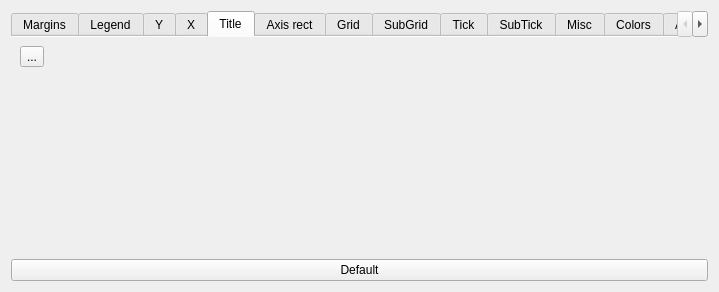
<?xml version="1.0" encoding="UTF-8"?>
<ui version="4.0">
 <class>PlotControlWidget</class>
 <widget class="QWidget" name="PlotControlWidget">
  <property name="geometry">
   <rect>
    <x>0</x>
    <y>0</y>
    <width>719</width>
    <height>292</height>
   </rect>
  </property>
  <property name="sizePolicy">
   <sizepolicy hsizetype="Minimum" vsizetype="Minimum">
    <horstretch>0</horstretch>
    <verstretch>0</verstretch>
   </sizepolicy>
  </property>
  <property name="windowTitle">
   <string>Form</string>
  </property>
  <layout class="QVBoxLayout" name="verticalLayout">
   <item>
    <widget class="QTabWidget" name="tabWidget">
     <property name="sizePolicy">
      <sizepolicy hsizetype="Minimum" vsizetype="Minimum">
       <horstretch>0</horstretch>
       <verstretch>0</verstretch>
      </sizepolicy>
     </property>
     <property name="currentIndex">
      <number>4</number>
     </property>
     <property name="documentMode">
      <bool>true</bool>
     </property>
     <widget class="QWidget" name="tab_0">
      <attribute name="title">
       <string>Margins</string>
      </attribute>
      <layout class="QVBoxLayout" name="verticalLayout_2">
       <item>
        <widget class="FastenToolButton" name="fastenToolButton_0">
         <property name="text">
          <string>...</string>
         </property>
        </widget>
       </item>
       <item>
        <layout class="QGridLayout" name="gridLayout">
         <item row="0" column="1">
          <widget class="QLineEdit" name="xLowMarginLineEdit">
           <property name="sizePolicy">
            <sizepolicy hsizetype="Minimum" vsizetype="Fixed">
             <horstretch>0</horstretch>
             <verstretch>0</verstretch>
            </sizepolicy>
           </property>
          </widget>
         </item>
         <item row="0" column="0">
          <widget class="QLabel" name="label">
           <property name="sizePolicy">
            <sizepolicy hsizetype="Minimum" vsizetype="Preferred">
             <horstretch>0</horstretch>
             <verstretch>0</verstretch>
            </sizepolicy>
           </property>
           <property name="text">
            <string>X Low Margin</string>
           </property>
          </widget>
         </item>
         <item row="1" column="1">
          <widget class="QLineEdit" name="xHighMarginLineEdit">
           <property name="sizePolicy">
            <sizepolicy hsizetype="Minimum" vsizetype="Fixed">
             <horstretch>0</horstretch>
             <verstretch>0</verstretch>
            </sizepolicy>
           </property>
          </widget>
         </item>
         <item row="1" column="0">
          <widget class="QLabel" name="label_2">
           <property name="sizePolicy">
            <sizepolicy hsizetype="Minimum" vsizetype="Preferred">
             <horstretch>0</horstretch>
             <verstretch>0</verstretch>
            </sizepolicy>
           </property>
           <property name="text">
            <string>X High Margin</string>
           </property>
          </widget>
         </item>
         <item row="2" column="0">
          <widget class="QLabel" name="scaleTypeLabel">
           <property name="text">
            <string>Scale type</string>
           </property>
          </widget>
         </item>
         <item row="2" column="1">
          <widget class="AnyComboBox" name="scaleTypeComboBox" native="true"/>
         </item>
        </layout>
       </item>
       <item>
        <spacer name="verticalSpacer_5">
         <property name="orientation">
          <enum>Qt::Vertical</enum>
         </property>
         <property name="sizeHint" stdset="0">
          <size>
           <width>20</width>
           <height>0</height>
          </size>
         </property>
        </spacer>
       </item>
      </layout>
     </widget>
     <widget class="QWidget" name="tab_1">
      <attribute name="title">
       <string>Legend</string>
      </attribute>
      <layout class="QVBoxLayout" name="verticalLayout_6">
       <item>
        <widget class="FastenToolButton" name="fastenToolButton_1">
         <property name="text">
          <string>...</string>
         </property>
        </widget>
       </item>
       <item>
        <layout class="QVBoxLayout" name="verticalLayout_5">
         <item>
          <widget class="QCheckBox" name="legendVisibilityCheckBox">
           <property name="text">
            <string>Show legend</string>
           </property>
          </widget>
         </item>
         <item>
          <widget class="QCheckBox" name="legendFrameVisibilityCheckBox">
           <property name="text">
            <string>Draw legend frame</string>
           </property>
          </widget>
         </item>
         <item>
          <layout class="QHBoxLayout" name="horizontalLayout_4">
           <item>
            <widget class="QLabel" name="legendFontSizeLabel">
             <property name="text">
              <string>Legend font size</string>
             </property>
            </widget>
           </item>
           <item>
            <widget class="QSpinBox" name="legendFontSizeSpinBox">
             <property name="minimum">
              <number>5</number>
             </property>
             <property name="maximum">
              <number>40</number>
             </property>
            </widget>
           </item>
          </layout>
         </item>
         <item>
          <layout class="QHBoxLayout" name="horizontalLayout_13">
           <item>
            <widget class="QLabel" name="label_15">
             <property name="text">
              <string>Legend location</string>
             </property>
            </widget>
           </item>
           <item>
            <widget class="LegendLayoutChoiceComboBox" name="legendLayoutComboBox" native="true"/>
           </item>
          </layout>
         </item>
        </layout>
       </item>
       <item>
        <spacer name="verticalSpacer_4">
         <property name="orientation">
          <enum>Qt::Vertical</enum>
         </property>
         <property name="sizeHint" stdset="0">
          <size>
           <width>20</width>
           <height>0</height>
          </size>
         </property>
        </spacer>
       </item>
      </layout>
     </widget>
     <widget class="QWidget" name="tab_2">
      <attribute name="title">
       <string>Y</string>
      </attribute>
      <layout class="QVBoxLayout" name="verticalLayout_10">
       <item>
        <widget class="FastenToolButton" name="fastenToolButton_2">
         <property name="text">
          <string>...</string>
         </property>
        </widget>
       </item>
       <item>
        <layout class="QVBoxLayout" name="verticalLayout_9">
         <item>
          <layout class="QHBoxLayout" name="horizontalLayout_3">
           <item>
            <widget class="QLabel" name="label_5">
             <property name="text">
              <string>Y tick font size</string>
             </property>
            </widget>
           </item>
           <item>
            <widget class="QSpinBox" name="yAxisFontSizeSpinBox">
             <property name="minimum">
              <number>5</number>
             </property>
             <property name="maximum">
              <number>40</number>
             </property>
            </widget>
           </item>
          </layout>
         </item>
         <item>
          <layout class="QHBoxLayout" name="horizontalLayout_8">
           <item>
            <widget class="QLabel" name="label_9">
             <property name="text">
              <string>Y label font size</string>
             </property>
            </widget>
           </item>
           <item>
            <widget class="QSpinBox" name="yLabelFontSizeSpinBox"/>
           </item>
          </layout>
         </item>
         <item>
          <widget class="QCheckBox" name="unitsVisibilityCheckBox">
           <property name="text">
            <string>Show units</string>
           </property>
          </widget>
         </item>
        </layout>
       </item>
       <item>
        <spacer name="verticalSpacer_3">
         <property name="orientation">
          <enum>Qt::Vertical</enum>
         </property>
         <property name="sizeHint" stdset="0">
          <size>
           <width>20</width>
           <height>0</height>
          </size>
         </property>
        </spacer>
       </item>
      </layout>
     </widget>
     <widget class="QWidget" name="tab_3">
      <attribute name="title">
       <string>X</string>
      </attribute>
      <layout class="QVBoxLayout" name="verticalLayout_4">
       <item>
        <widget class="FastenToolButton" name="fastenToolButton_3">
         <property name="text">
          <string>...</string>
         </property>
        </widget>
       </item>
       <item>
        <layout class="QVBoxLayout" name="verticalLayout_3">
         <item>
          <layout class="QHBoxLayout" name="horizontalLayout">
           <item>
            <widget class="QLabel" name="label_3">
             <property name="text">
              <string>X label</string>
             </property>
            </widget>
           </item>
           <item>
            <widget class="LineEditWithUnicodeDialog" name="xLabelLineEdit" native="true"/>
           </item>
          </layout>
         </item>
         <item>
          <layout class="QHBoxLayout" name="horizontalLayout_5">
           <item>
            <widget class="QLabel" name="label_6">
             <property name="text">
              <string>X label font size</string>
             </property>
            </widget>
           </item>
           <item>
            <widget class="QSpinBox" name="xLabelFontSizeSpinBox"/>
           </item>
          </layout>
         </item>
         <item>
          <layout class="QHBoxLayout" name="horizontalLayout_2">
           <item>
            <widget class="QLabel" name="label_4">
             <property name="text">
              <string>X tick font size</string>
             </property>
            </widget>
           </item>
           <item>
            <widget class="QSpinBox" name="xAxisFontSizeSpinBox">
             <property name="minimum">
              <number>5</number>
             </property>
             <property name="maximum">
              <number>40</number>
             </property>
            </widget>
           </item>
          </layout>
         </item>
         <item>
          <layout class="QHBoxLayout" name="horizontalLayout_11">
           <item>
            <widget class="QLabel" name="label_12">
             <property name="text">
              <string>X tick rotation</string>
             </property>
            </widget>
           </item>
           <item>
            <widget class="QDoubleSpinBox" name="xTickRotationDoubleSpinBox">
             <property name="minimum">
              <double>-90.000000000000000</double>
             </property>
             <property name="maximum">
              <double>90.000000000000000</double>
             </property>
             <property name="singleStep">
              <double>5.000000000000000</double>
             </property>
            </widget>
           </item>
          </layout>
         </item>
         <item>
          <layout class="QHBoxLayout" name="horizontalLayout_10">
           <item>
            <widget class="QLabel" name="label_11">
             <property name="text">
              <string>Time format</string>
             </property>
            </widget>
           </item>
           <item>
            <widget class="AnyComboBox" name="timeFormatComboBox" native="true"/>
           </item>
          </layout>
         </item>
        </layout>
       </item>
       <item>
        <spacer name="verticalSpacer_2">
         <property name="orientation">
          <enum>Qt::Vertical</enum>
         </property>
         <property name="sizeHint" stdset="0">
          <size>
           <width>20</width>
           <height>0</height>
          </size>
         </property>
        </spacer>
       </item>
      </layout>
     </widget>
     <widget class="QWidget" name="tab_4">
      <attribute name="title">
       <string>Title</string>
      </attribute>
      <layout class="QVBoxLayout" name="verticalLayout_8">
       <item>
        <widget class="FastenToolButton" name="fastenToolButton_4">
         <property name="text">
          <string>...</string>
         </property>
        </widget>
       </item>
       <item>
        <widget class="TitleEditingWidget" name="titleEditingWidget" native="true"/>
       </item>
       <item>
        <spacer name="verticalSpacer">
         <property name="orientation">
          <enum>Qt::Vertical</enum>
         </property>
         <property name="sizeHint" stdset="0">
          <size>
           <width>20</width>
           <height>0</height>
          </size>
         </property>
        </spacer>
       </item>
      </layout>
     </widget>
     <widget class="QWidget" name="tab_5">
      <attribute name="title">
       <string>Axis rect</string>
      </attribute>
      <layout class="QVBoxLayout" name="verticalLayout_7">
       <item>
        <widget class="FastenToolButton" name="fastenToolButton_5">
         <property name="text">
          <string>...</string>
         </property>
        </widget>
       </item>
       <item>
        <widget class="AxisRectEditingWidget" name="axisRectEditingWidget" native="true"/>
       </item>
       <item>
        <spacer name="verticalSpacer_7">
         <property name="orientation">
          <enum>Qt::Vertical</enum>
         </property>
         <property name="sizeHint" stdset="0">
          <size>
           <width>20</width>
           <height>0</height>
          </size>
         </property>
        </spacer>
       </item>
      </layout>
     </widget>
     <widget class="QWidget" name="tab_6">
      <attribute name="title">
       <string>Grid</string>
      </attribute>
      <layout class="QVBoxLayout" name="verticalLayout_14">
       <item>
        <widget class="FastenToolButton" name="fastenToolButton_6">
         <property name="text">
          <string>...</string>
         </property>
        </widget>
       </item>
       <item>
        <widget class="GridEditingWidget" name="xGridWidget" native="true"/>
       </item>
       <item>
        <widget class="GridEditingWidget" name="yGridWidget" native="true"/>
       </item>
       <item>
        <spacer name="verticalSpacer_8">
         <property name="orientation">
          <enum>Qt::Vertical</enum>
         </property>
         <property name="sizeHint" stdset="0">
          <size>
           <width>20</width>
           <height>0</height>
          </size>
         </property>
        </spacer>
       </item>
      </layout>
     </widget>
     <widget class="QWidget" name="tab_7">
      <attribute name="title">
       <string>SubGrid</string>
      </attribute>
      <layout class="QVBoxLayout" name="verticalLayout_13">
       <item>
        <widget class="FastenToolButton" name="fastenToolButton_7">
         <property name="text">
          <string>...</string>
         </property>
        </widget>
       </item>
       <item>
        <widget class="GridEditingWidget" name="xSubGridWidget" native="true"/>
       </item>
       <item>
        <widget class="GridEditingWidget" name="ySubGridWidget" native="true"/>
       </item>
       <item>
        <spacer name="verticalSpacer_9">
         <property name="orientation">
          <enum>Qt::Vertical</enum>
         </property>
         <property name="sizeHint" stdset="0">
          <size>
           <width>20</width>
           <height>0</height>
          </size>
         </property>
        </spacer>
       </item>
      </layout>
     </widget>
     <widget class="QWidget" name="tab_8">
      <attribute name="title">
       <string>Tick</string>
      </attribute>
      <layout class="QVBoxLayout" name="verticalLayout_15">
       <item>
        <widget class="FastenToolButton" name="fastenToolButton_8">
         <property name="text">
          <string>...</string>
         </property>
        </widget>
       </item>
       <item>
        <widget class="TickEditingWidget" name="tickEditingWidget" native="true"/>
       </item>
       <item>
        <spacer name="verticalSpacer_10">
         <property name="orientation">
          <enum>Qt::Vertical</enum>
         </property>
         <property name="sizeHint" stdset="0">
          <size>
           <width>20</width>
           <height>0</height>
          </size>
         </property>
        </spacer>
       </item>
      </layout>
     </widget>
     <widget class="QWidget" name="tab_9">
      <attribute name="title">
       <string>SubTick</string>
      </attribute>
      <layout class="QVBoxLayout" name="verticalLayout_16">
       <item>
        <widget class="FastenToolButton" name="fastenToolButton_9">
         <property name="text">
          <string>...</string>
         </property>
        </widget>
       </item>
       <item>
        <widget class="TickEditingWidget" name="subTickEditingWidget" native="true"/>
       </item>
       <item>
        <spacer name="verticalSpacer_11">
         <property name="orientation">
          <enum>Qt::Vertical</enum>
         </property>
         <property name="sizeHint" stdset="0">
          <size>
           <width>20</width>
           <height>0</height>
          </size>
         </property>
        </spacer>
       </item>
      </layout>
     </widget>
     <widget class="QWidget" name="tab_10">
      <attribute name="title">
       <string>Misc</string>
      </attribute>
      <layout class="QVBoxLayout" name="verticalLayout_12">
       <item>
        <widget class="FastenToolButton" name="fastenToolButton_10">
         <property name="text">
          <string>...</string>
         </property>
        </widget>
       </item>
       <item>
        <layout class="QVBoxLayout" name="verticalLayout_11">
         <item>
          <layout class="QHBoxLayout" name="horizontalLayout_9">
           <item>
            <widget class="QLabel" name="label_10">
             <property name="text">
              <string>Event font size</string>
             </property>
            </widget>
           </item>
           <item>
            <widget class="QSpinBox" name="eventFontSizeSpinBox"/>
           </item>
          </layout>
         </item>
        </layout>
       </item>
       <item>
        <layout class="QHBoxLayout" name="horizontalLayout_12">
         <item>
          <widget class="QLabel" name="label_13">
           <property name="text">
            <string>Event label rotation</string>
           </property>
          </widget>
         </item>
         <item>
          <widget class="QDoubleSpinBox" name="eventLabelRotationDoubleSpinBox">
           <property name="minimum">
            <double>-90.000000000000000</double>
           </property>
           <property name="maximum">
            <double>90.000000000000000</double>
           </property>
           <property name="singleStep">
            <double>5.000000000000000</double>
           </property>
          </widget>
         </item>
        </layout>
       </item>
       <item>
        <layout class="QHBoxLayout" name="horizontalLayout_14">
         <item>
          <widget class="QLabel" name="label_14">
           <property name="text">
            <string>Arrowed text font size</string>
           </property>
          </widget>
         </item>
         <item>
          <widget class="QSpinBox" name="arrowedTextFontSizeSpinBox"/>
         </item>
        </layout>
       </item>
       <item>
        <spacer name="verticalSpacer_6">
         <property name="orientation">
          <enum>Qt::Vertical</enum>
         </property>
         <property name="sizeHint" stdset="0">
          <size>
           <width>20</width>
           <height>0</height>
          </size>
         </property>
        </spacer>
       </item>
      </layout>
     </widget>
     <widget class="QWidget" name="tab_11">
      <attribute name="title">
       <string>Colors</string>
      </attribute>
      <layout class="QVBoxLayout" name="verticalLayout_17">
       <item>
        <widget class="FastenToolButton" name="fastenToolButton_11">
         <property name="text">
          <string>...</string>
         </property>
        </widget>
       </item>
       <item>
        <widget class="ColorSetEditingWidget" name="colorSetEdititngWidget" native="true"/>
       </item>
       <item>
        <spacer name="verticalSpacer_12">
         <property name="orientation">
          <enum>Qt::Vertical</enum>
         </property>
         <property name="sizeHint" stdset="0">
          <size>
           <width>20</width>
           <height>0</height>
          </size>
         </property>
        </spacer>
       </item>
      </layout>
     </widget>
     <widget class="QWidget" name="tab_12">
      <attribute name="title">
       <string>Axes pref.</string>
      </attribute>
      <layout class="QVBoxLayout" name="verticalLayout_20">
       <property name="spacing">
        <number>0</number>
       </property>
       <property name="leftMargin">
        <number>0</number>
       </property>
       <property name="topMargin">
        <number>0</number>
       </property>
       <property name="rightMargin">
        <number>0</number>
       </property>
       <property name="bottomMargin">
        <number>0</number>
       </property>
       <item>
        <widget class="FastenToolButton" name="fastenToolButton_12">
         <property name="text">
          <string>...</string>
         </property>
        </widget>
       </item>
       <item>
        <layout class="QHBoxLayout" name="horizontalLayout_6">
         <property name="spacing">
          <number>0</number>
         </property>
         <item>
          <widget class="QGroupBox" name="groupBox">
           <property name="title">
            <string>X axis</string>
           </property>
           <layout class="QVBoxLayout" name="verticalLayout_18">
            <property name="spacing">
             <number>0</number>
            </property>
            <property name="leftMargin">
             <number>0</number>
            </property>
            <property name="topMargin">
             <number>0</number>
            </property>
            <property name="rightMargin">
             <number>0</number>
            </property>
            <property name="bottomMargin">
             <number>0</number>
            </property>
            <item>
             <widget class="AxisPrefEditingWidget" name="xAxisPrefWidget" native="true"/>
            </item>
           </layout>
          </widget>
         </item>
         <item>
          <widget class="QGroupBox" name="groupBox_2">
           <property name="title">
            <string>Y axis</string>
           </property>
           <layout class="QVBoxLayout" name="verticalLayout_19">
            <property name="spacing">
             <number>0</number>
            </property>
            <property name="leftMargin">
             <number>0</number>
            </property>
            <property name="topMargin">
             <number>0</number>
            </property>
            <property name="rightMargin">
             <number>0</number>
            </property>
            <property name="bottomMargin">
             <number>0</number>
            </property>
            <item>
             <widget class="AxisPrefEditingWidget" name="yAxisPrefWidget" native="true"/>
            </item>
           </layout>
          </widget>
         </item>
        </layout>
       </item>
       <item>
        <spacer name="verticalSpacer_13">
         <property name="orientation">
          <enum>Qt::Vertical</enum>
         </property>
         <property name="sizeHint" stdset="0">
          <size>
           <width>20</width>
           <height>40</height>
          </size>
         </property>
        </spacer>
       </item>
      </layout>
     </widget>
    </widget>
   </item>
   <item>
    <widget class="QPushButton" name="defaultPushButton">
     <property name="text">
      <string>Default</string>
     </property>
    </widget>
   </item>
  </layout>
 </widget>
 <customwidgets>
  <customwidget>
   <class>LineEditWithUnicodeDialog</class>
   <extends>QWidget</extends>
   <header>commonWidgets/lineeditwithunicodedialog.h</header>
   <container>1</container>
  </customwidget>
  <customwidget>
   <class>AnyComboBox</class>
   <extends>QWidget</extends>
   <header location="global">commonWidgets/anycombobox.h</header>
   <container>1</container>
  </customwidget>
  <customwidget>
   <class>FastenToolButton</class>
   <extends>QToolButton</extends>
   <header>controlWidgets/fastentoolbutton.h</header>
  </customwidget>
  <customwidget>
   <class>GridEditingWidget</class>
   <extends>QWidget</extends>
   <header>commonWidgets/editingWidgets/grideditingwidget.h</header>
   <container>1</container>
  </customwidget>
  <customwidget>
   <class>AxisRectEditingWidget</class>
   <extends>QWidget</extends>
   <header>commonWidgets/editingWidgets/axisrecteditingwidget.h</header>
   <container>1</container>
  </customwidget>
  <customwidget>
   <class>TickEditingWidget</class>
   <extends>QWidget</extends>
   <header>commonWidgets/editingWidgets/tickeditingwidget.h</header>
   <container>1</container>
  </customwidget>
  <customwidget>
   <class>LegendLayoutChoiceComboBox</class>
   <extends>QWidget</extends>
   <header>commonWidgets/legendlayoutchoice/legendlayoutchoicecombobox.h</header>
   <container>1</container>
  </customwidget>
  <customwidget>
   <class>TitleEditingWidget</class>
   <extends>QWidget</extends>
   <header>commonWidgets/editingWidgets/titleeditingwidget.h</header>
   <container>1</container>
  </customwidget>
  <customwidget>
   <class>ColorSetEditingWidget</class>
   <extends>QWidget</extends>
   <header>commonWidgets/editingWidgets/colorseteditingwidget.h</header>
   <container>1</container>
  </customwidget>
  <customwidget>
   <class>AxisPrefEditingWidget</class>
   <extends>QWidget</extends>
   <header>commonWidgets/editingWidgets/axisprefeditingwidget.h</header>
   <container>1</container>
  </customwidget>
 </customwidgets>
 <resources/>
 <connections/>
</ui>
